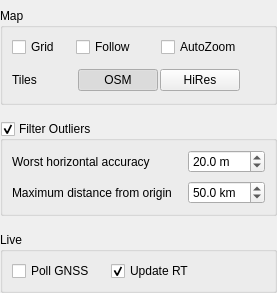
      <widget class="QWidget" name="tab_map">
       <attribute name="title">
        <string>Map</string>
       </attribute>
       <layout class="QVBoxLayout" name="mapOptionsLayout">
        <property name="spacing">
         <number>16</number>
        </property>
        <property name="leftMargin">
         <number>0</number>
        </property>
        <property name="topMargin">
         <number>8</number>
        </property>
        <property name="rightMargin">
         <number>0</number>
        </property>
        <property name="bottomMargin">
         <number>0</number>
        </property>
        <item>
         <widget class="QGroupBox" name="mapBox">
          <property name="title">
           <string>Map</string>
          </property>
          <layout class="QGridLayout" name="optionsGrid">
           <property name="horizontalSpacing">
            <number>16</number>
           </property>
           <property name="verticalSpacing">
            <number>10</number>
           </property>
           <item row="0" column="0">
            <widget class="QCheckBox" name="gridBox">
             <property name="text">
              <string>Grid</string>
             </property>
             <property name="checked">
              <bool>false</bool>
             </property>
            </widget>
           </item>
           <item row="0" column="1">
            <widget class="QCheckBox" name="followBox">
             <property name="toolTip">
              <string>Follow log position on map</string>
             </property>
             <property name="text">
              <string>Follow</string>
             </property>
            </widget>
           </item>
           <item row="0" column="2">
            <widget class="QCheckBox" name="autoZoomBox">
             <property name="toolTip">
              <string>Zoom in on trajectory when zooming in on data.</string>
             </property>
             <property name="text">
              <string>AutoZoom</string>
             </property>
            </widget>
           </item>
           <item row="1" column="0">
            <widget class="QLabel" name="tilesLabel">
             <property name="text">
              <string>Tiles</string>
             </property>
            </widget>
           </item>
           <item row="1" column="1" colspan="2">
            <widget class="QFrame" name="tilesFrame">
             <property name="seg" stdset="0">
              <bool>true</bool>
             </property>
             <layout class="QHBoxLayout" name="tilesLayout">
              <property name="spacing">
               <number>2</number>
              </property>
              <property name="leftMargin">
               <number>2</number>
              </property>
              <property name="topMargin">
               <number>2</number>
              </property>
              <property name="rightMargin">
               <number>2</number>
              </property>
              <property name="bottomMargin">
               <number>2</number>
              </property>
              <item>
               <widget class="QPushButton" name="tilesOsmButton">
                <property name="toolTip">
                 <string>Use tiles from https://www.openstreetmap.org</string>
                </property>
                <property name="text">
                 <string>OSM</string>
                </property>
                <property name="checkable">
                 <bool>true</bool>
                </property>
                <property name="checked">
                 <bool>true</bool>
                </property>
                <property name="autoExclusive">
                 <bool>true</bool>
                </property>
               </widget>
              </item>
              <item>
               <widget class="QPushButton" name="tilesHiResButton">
                <property name="toolTip">
                 <string>Use tiles from https://www.fau.de/</string>
                </property>
                <property name="text">
                 <string>HiRes</string>
                </property>
                <property name="checkable">
                 <bool>true</bool>
                </property>
                <property name="autoExclusive">
                 <bool>true</bool>
                </property>
               </widget>
              </item>
             </layout>
            </widget>
           </item>
           <item row="0" column="3" rowspan="2">
            <spacer name="mapBoxSpacer">
             <property name="orientation">
              <enum>Qt::Orientation::Horizontal</enum>
             </property>
             <property name="sizeHint" stdset="0">
              <size>
               <width>0</width>
               <height>0</height>
              </size>
             </property>
            </spacer>
           </item>
          </layout>
         </widget>
        </item>
        <item>
         <widget class="QGroupBox" name="filterOutlierBox">
          <property name="title">
           <string>Filter Outliers</string>
          </property>
          <property name="checkable">
           <bool>true</bool>
          </property>
          <property name="checked">
           <bool>true</bool>
          </property>
          <layout class="QFormLayout" name="filterLayout">
           <property name="horizontalSpacing">
            <number>16</number>
           </property>
           <property name="verticalSpacing">
            <number>8</number>
           </property>
           <item row="0" column="0">
            <widget class="QLabel" name="filterhAccLabel">
             <property name="text">
              <string>Worst horizontal accuracy</string>
             </property>
            </widget>
           </item>
           <item row="0" column="1">
            <widget class="QDoubleSpinBox" name="filterhAccBox">
             <property name="toolTip">
              <string>Worst horizontal accuracy for points</string>
             </property>
             <property name="suffix">
              <string> m</string>
             </property>
             <property name="decimals">
              <number>1</number>
             </property>
             <property name="value">
              <double>20.000000000000000</double>
             </property>
            </widget>
           </item>
           <item row="1" column="0">
            <widget class="QLabel" name="filterdMaxLabel">
             <property name="text">
              <string>Maximum distance from origin</string>
             </property>
            </widget>
           </item>
           <item row="1" column="1">
            <widget class="QDoubleSpinBox" name="filterdMaxBox">
             <property name="toolTip">
              <string>Maximum distance from origin</string>
             </property>
             <property name="suffix">
              <string> km</string>
             </property>
             <property name="decimals">
              <number>1</number>
             </property>
             <property name="maximum">
              <double>999.000000000000000</double>
             </property>
             <property name="value">
              <double>50.000000000000000</double>
             </property>
            </widget>
           </item>
          </layout>
         </widget>
        </item>
        <item>
         <widget class="QGroupBox" name="liveBox">
          <property name="title">
           <string>Live</string>
          </property>
          <layout class="QHBoxLayout" name="liveLayout">
           <property name="spacing">
            <number>16</number>
           </property>
           <item>
            <widget class="QCheckBox" name="pollGnssBox">
             <property name="toolTip">
              <string>Poll realtime GNSS-data from the connected device.</string>
             </property>
             <property name="text">
              <string>Poll GNSS</string>
             </property>
            </widget>
           </item>
           <item>
            <widget class="QCheckBox" name="updateRtBox">
             <property name="toolTip">
              <string>Update plots while receiving data</string>
             </property>
             <property name="text">
              <string>Update RT</string>
             </property>
             <property name="checked">
              <bool>true</bool>
             </property>
            </widget>
           </item>
           <item>
            <spacer name="liveSpacer">
             <property name="orientation">
              <enum>Qt::Orientation::Horizontal</enum>
             </property>
             <property name="sizeHint" stdset="0">
              <size>
               <width>0</width>
               <height>0</height>
              </size>
             </property>
            </spacer>
           </item>
          </layout>
         </widget>
        </item>
        <item>
         <spacer name="verticalSpacer">
          <property name="orientation">
           <enum>Qt::Orientation::Vertical</enum>
          </property>
          <property name="sizeHint" stdset="0">
           <size>
            <width>0</width>
            <height>0</height>
           </size>
          </property>
         </spacer>
        </item>
       </layout>
      </widget>
